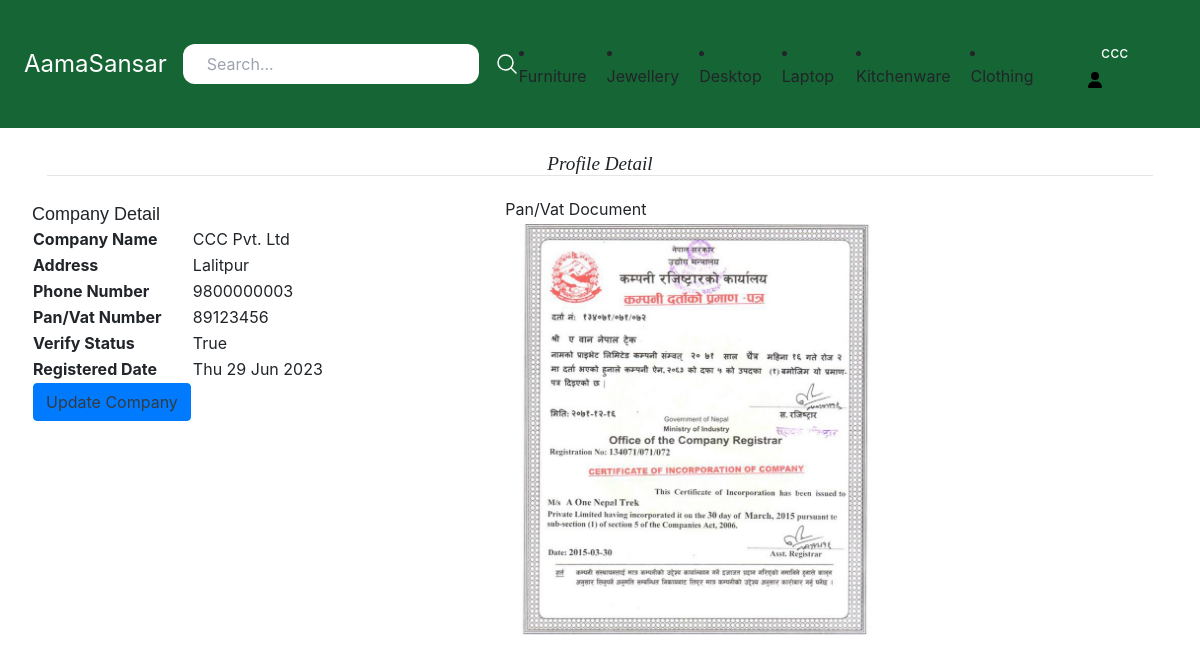
Page /vendor/32/profile (signed in) on the committed database.
### store/models.py (models this page shows, shortened)
class Category(models.Model):
    title = models.CharField(max_length=50)
    slug = models.SlugField()
    class Meta:
        verbose_name_plural = 'Categories'

### vendor/models.py (models this page shows)
class EcommerceUser(AbstractUser):
    is_vendor = models.BooleanField(default=False)
    is_OTP_verified = models.BooleanField(default=False)

class VendorDetail(models.Model):
    company_name = models.CharField(max_length=150)
    company_address = models.CharField(max_length=100)
    company_phone = models.PositiveBigIntegerField()
    pan_vat_no = models.PositiveBigIntegerField()
    company_registered_document = models.ImageField(blank=True, null=True, upload_to='Registered Company')
    pan_vat_registered_document = models.ImageField(upload_to='Pan Vat Registered')
    vendor = models.ForeignKey(EcommerceUser, related_name="vendor_detail", on_delete=models.CASCADE)
    verify_status = models.BooleanField(default=False)
    created_date = models.DateTimeField(auto_now_add=True)
    modified_by = models.ForeignKey(EcommerceUser, related_name="vendor_detail_modified", on_delete=models.SET_NULL,
                                    blank=True, null=True)
    modified_date = models.DateTimeField(blank=True, auto_now=True)

### vendor/views.py (the view)
# urls.py: path('<int:pk>/profile', views.vendor_detail, name='vendor_detail'),
@login_required
def vendor_detail(request, pk):
    if request.user.is_authenticated and request.user.is_vendor:
        try:
            has_vendor = VendorDetail.objects.get(vendor_id=request.user.id)
            if has_vendor:
                vendor_detail = VendorDetail.objects.get(vendor_id=request.user.id)
                return render(request, 'userprofile/vendor_detail.html', {
                    'vendor_detail': vendor_detail,
                })
        except VendorDetail.DoesNotExist:
            return render(request, 'userprofile/vendor_detail_form.html')
    else:
        return render(request, 'registration/login.html')

### store/context_processors.py (called while the page is built)
def cart(request):
    return {'cart': Cart(request)}

### store/templatetags/menu.py (called while the page is built)
@register.inclusion_tag('core/menu.html')
def menu():
    categories = Category.objects.all().order_by('?')
    return {'categories': categories}

### vendor/templates/userprofile/vendor_detail.html (shortened to what this page needs)
{% extends 'core/base.html' %}
{% block content %}
    <div class="container-fluid">
        <h1 style="text-align: center; text-decoration-color: #0b0921; font-size: larger; font-family: 'Times New Roman'; font-style: oblique">
            Profile Detail</h1>
        <hr>
        <br>
        <div class="row">
            <div class="col-5">
                <div class="row pt-1">
                    <h4 style="font-style: initial; font-size: large; font-family: 'Franklin Gothic Medium', 'Arial Narrow', Arial, sans-serif; text-align: center">
                        Company Detail</h4>
                </div>
                <div class="row">
                    <table>
                        <tr>
                            <th>Company Name</th>
                            <td>{{ vendor_detail.company_name }}</td>
                        </tr>
                        <tr>
                            <th>Address</th>
                            <td>{{ vendor_detail.company_address }}</td>
                        </tr>
                        <tr>
                            <th>Phone Number</th>
                            <td>{{ vendor_detail.company_phone }}</td>
                        </tr>
                        <tr>
                            <th>Pan/Vat Number</th>
                            <td>{{ vendor_detail.pan_vat_no }}</td>
                        </tr>
                        <tr>
                            <th>Verify Status</th>
                            <td>{{ vendor_detail.verify_status }}</td>
                        </tr>
                        <tr>
                            <th>Registered Date</th>
                            <td>{{ vendor_detail.created_date|date:"D d M Y" }}</td>
                        </tr>
                        <tr>
                        <td>
                            <div>
                                {% if vendor_detail %}<a type="button" class="btn btn-primary text-dark"
                                                         href="{% url 'seller_profile_update' request.user.id vendor_detail.id %}">Update
                                    Company</a>{% endif %}
                            </div>
                        </td></tr>
                    </table>
                </div>
            </div>
            <div class="col-4">
                <div class="row">
                    {% if vendor_detail.pan_vat_registered_document %}
                        <h4>Pan/Vat Document</h4><br>
                        <img alt="{{ vendor_detail.pan_vat_no }}"
                             src="{{ vendor_detail.pan_vat_registered_document.url }}"
                             class="rounded-pill mx-auto d-block"
                             height="100%" width="100%">
                    {% endif %}
                </div>
            </div>
            <div class="col-3">
            </div>
        </div>
    </div>
{% endblock %}

### core/templates/core/base.html (shortened to what this page needs)
{% load static %}
{% load menu %}
<!doctype html>
<html>
<head>
    <script src="https://cdn.tailwindcss.com"></script>
    <link rel="stylesheet" href="https://cdn.jsdelivr.net/npm/bootstrap@4.0.0/dist/css/bootstrap.min.css"
>
    <link rel="stylesheet"
          href="https://cdn.jsdelivr.net/npm/@fortawesome/fontawesome-free@5.15.4/css/fontawesome.min.css"
>
    <link href="{% static 'css/style.css' %}" rel="stylesheet">
</head>
<body>
<nav class="max-w-10xl mx-auto py-4 px-6 flex items-center justify-between bg-green-800">
    <div class="logo">
        <a href="/" class="text-2xl text-white">AamaSansar</a>
    </div>
    <div class="serach">
        <form method="get" action="{% url 'search' %}" class="flex items-center space-x-4">
            <input type="search" name="query" placeholder="Search..." class="py-2 px-6 rounded-xl">
            <button>
                <svg xmlns="http://www.w3.org/2000/svg" fill="none" viewBox="0 0 24 24" stroke-width="1.5"
                     stroke="currentColor" class="w-6 h-6 text-white">
                    <path stroke-linecap="round" stroke-linejoin="round"
                          d="M21 21l-5.197-5.197m0 0A7.5 7.5 0 105.196 5.196a7.5 7.5 0 0010.607 10.607z"/>
                </svg>
            </button>
        </form>
    </div>
    <div class="flex items-center space-x-5">
        {% menu %}
        {% if request.user.is_authenticated %}
            <div class="dropdown">
                <button class="dropbtn">
                        <span class="py-2 px-4  rounded-xl text-white hover:bg-teal-900">
                          {% if request.user.is_superuser %}
                              <a href="{% url 'dashboard:admin_index' %}">{{ request.user.username }}</a>
                          {% elif request.user.is_vendor %}
                              <a href="{% url 'seller' request.user.id %}">{{ request.user.username }}</a>
                          {% else %}
                              <a href="{% url 'frontpage' %}">{{ request.user.username }}</a>
                          {% endif %}</span>
                </button>
            </div>
        {% endif %}
    </div>
</nav>
<div class="max-w-6xl mx-auto py-6 px-2">
    {% block content %}
    {% endblock %}
</div>
</body>
</html>

### core/templates/core/menu.html
{% for category in categories|slice:'6' %}
    <li class="megamenu-container">
        <a href="{% url 'category_detail' category.slug %}">{{ category.title }}</a>
    </li>
{% endfor %}

### core/templates/core/base.html (style rules this page uses)
.dropbtn { color: rgb(27, 23, 23); padding: 16px; font-size: 16px; border: none; }
.dropdown { position: relative; display: inline-block; }
.icon { width: 1em; display: inline; margin-right: 40px; position: relative; top: 0.15em; }

### rows in the picture
Category: title "Furniture"
Category: title "Jewellery"
Category: title "Desktop"
Category: title "Laptop"
Category: title "Kitchenware"
Category: title "Clothing"
EcommerceUser: user.username "ccc"
VendorDetail: company_name "CCC Pvt. Ltd", company_address "Lalitpur", company_phone "9800000003", pan_vat_no "89123456", verify_status "True", created_date "Thu 29 Jun 2023", pan_vat_registered_document (picture)
